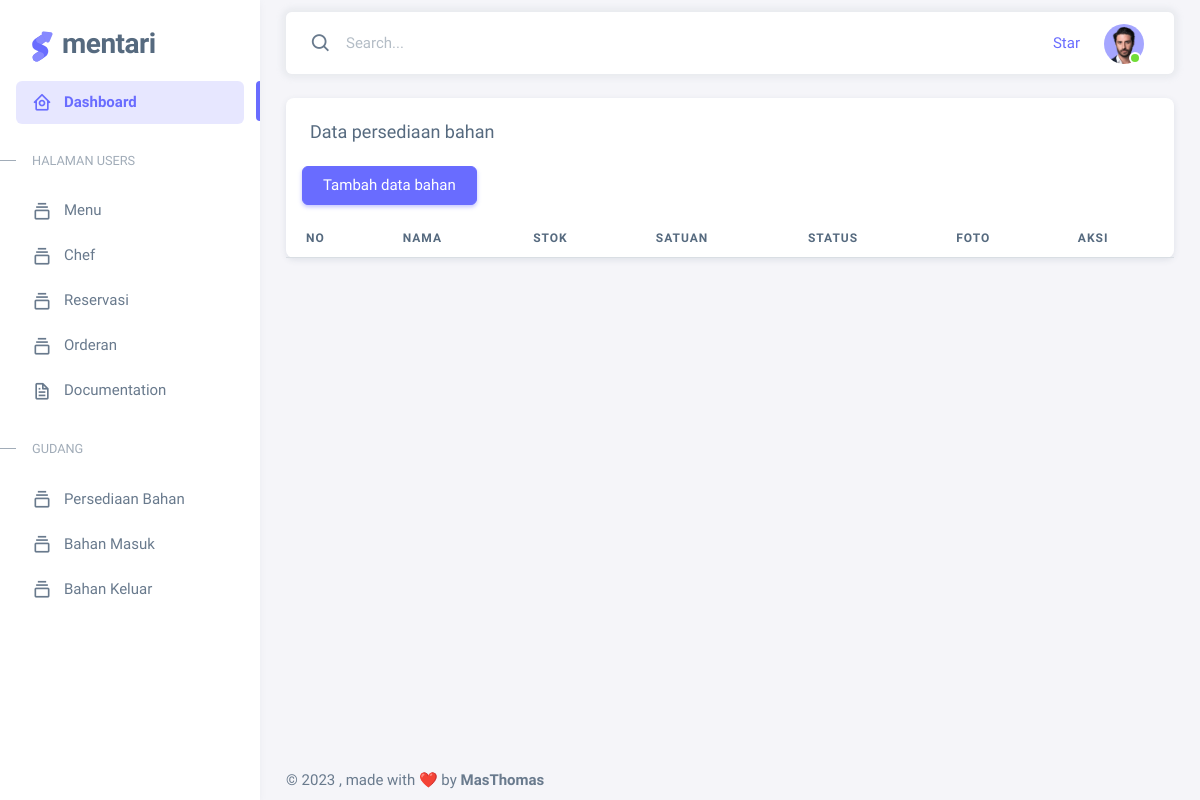
Page /admin/bahan_persediaan.php (signed in) on the earlier database version.
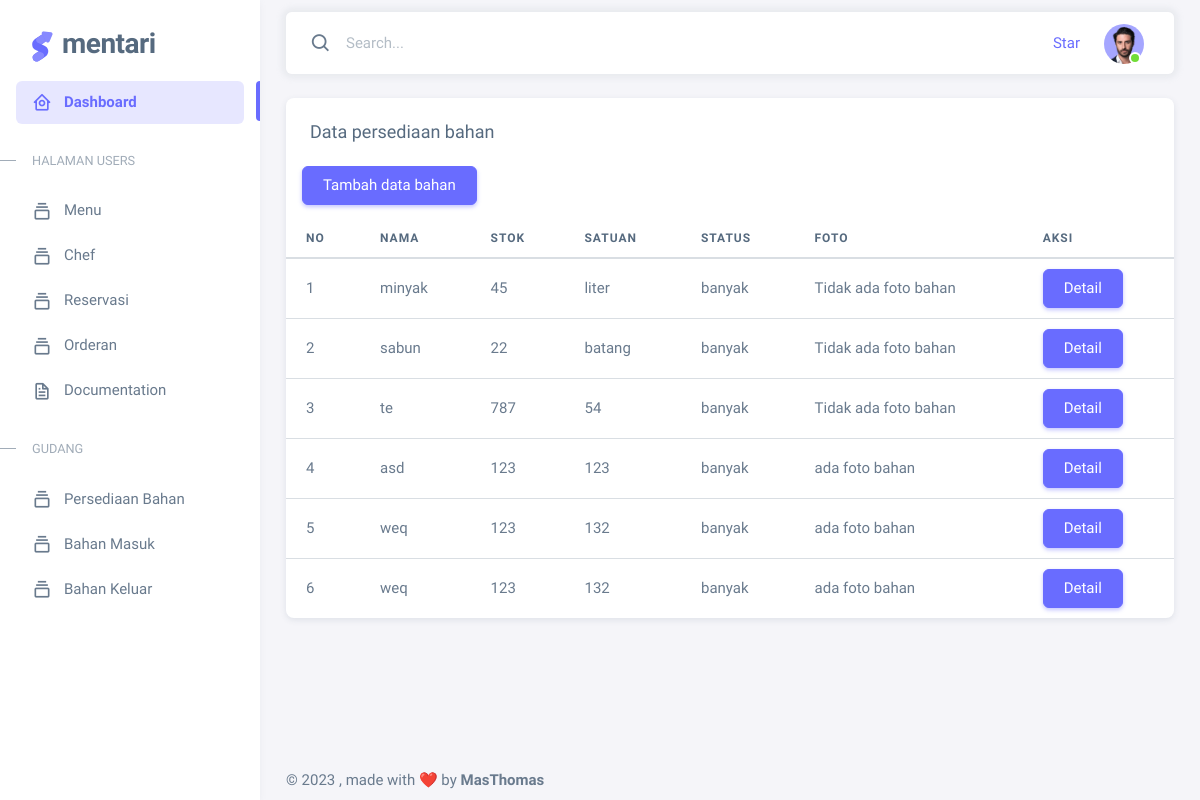
Same page on the later database version.
### tables this page shows
CREATE TABLE `bahan` (
  `id_bahan` int(11) NOT NULL,
  `nama` varchar(222) NOT NULL,
  `stok` int(11) NOT NULL,
  `satuan` varchar(222) NOT NULL,
  `foto` varchar(222) DEFAULT NULL
);

### admin/bahan_persediaan.php (the view)
<?php
require_once '../config/db.php';
$q = "SELECT * FROM bahan";
$dataBahan = mysqli_query($conn, $q);
$no = 1;
?>
<?php require_once './layouts/atas.php' ?>
<div class="container-xxl mt-4">
    <div class="card">
        <h5 class="card-header">Data persediaan bahan</h5>
        <div class="table-responsive text-nowrap ">
            <a class="card-title btn btn-primary ms-3 text-white" href="tambah-data-bahan.php">Tambah data bahan</a>
            <table class="table table-hover ">
                <thead>
                    <tr>
                        <th>No</th>
                        <th>Nama</th>
                        <th>Stok</th>
                        <th>Satuan</th>
                        <th>Status</th>
                        <th>Foto</th>
                        <th>Aksi</th>
                    </tr>
                </thead>
                <tbody class="table-border-bottom-0 ">
                    <?php foreach ($dataBahan as $bahan) : ?>
                        <tr>
                            <td><?= $no; ?></td>
                            <td><?= $bahan['nama']; ?></td>
                            <td><?= $bahan['stok']; ?></td>
                            <td><?= $bahan['satuan']; ?></td>
                            <?php if ($bahan['stok'] > 10) { ?>
                                <td>banyak</td>
                            <?php } else { ?>
                                <td>sedikit</td>
                            <?php } ?>
                            <?php if ($bahan['foto'] == '') { ?>
                                <td>Tidak ada foto bahan</td>
                            <?php } else { ?>
                                <td>ada foto bahan</td>
                            <?php } ?>
                            <td>
                                <a href="" class="btn btn-primary">Detail</a>
                            </td>
                        </tr>
                    <?php $no++;
                    endforeach ?>
                </tbody>
            </table>
        </div>
    </div>
</div>
<?php require_once './layouts/bawah.php' ?>

Differences in the rows shown:
added bahan: nama "minyak", stok "45", satuan "liter", shows "banyak", shows "Tidak ada foto bahan"
added bahan: nama "sabun", stok "22", satuan "batang", shows "banyak", shows "Tidak ada foto bahan"
added bahan: nama "te", stok "787", satuan "54", shows "banyak", shows "Tidak ada foto bahan"
added bahan: nama "asd", stok "123", satuan "123", shows "banyak", shows "ada foto bahan"
added bahan: nama "weq", stok "123", satuan "132", shows "banyak", shows "ada foto bahan"
added bahan: nama "weq", stok "123", satuan "132", shows "banyak", shows "ada foto bahan"
